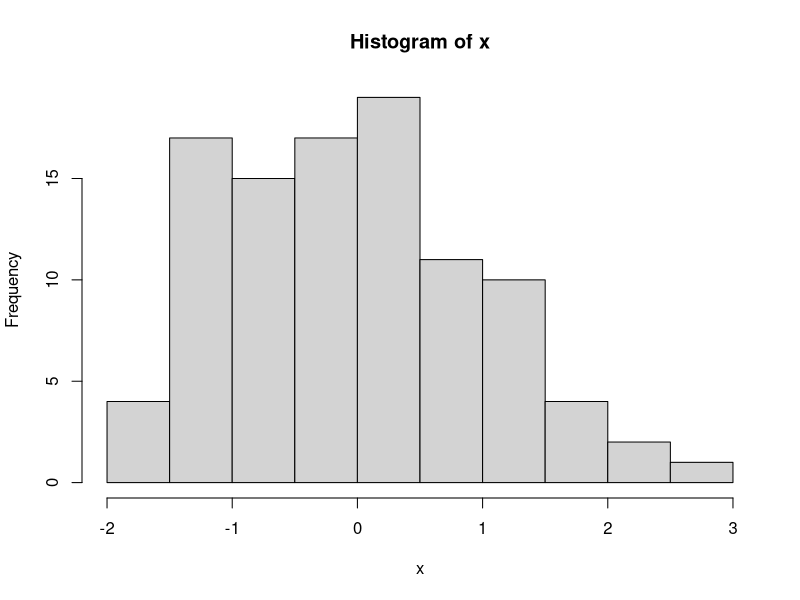
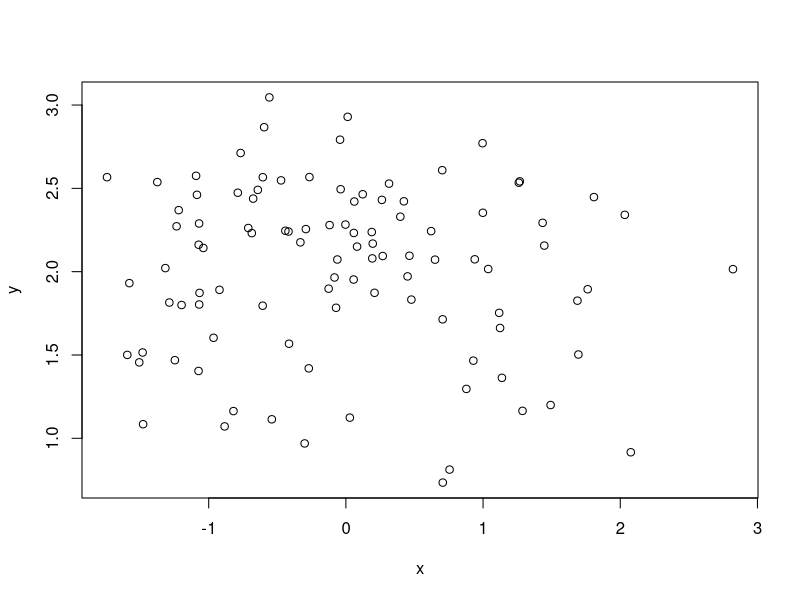

Here is the R script that generated these plots, in order:
## ---- chunk 1
knitr::opts_chunk$set(echo = TRUE)
## ---- chunk 2
x = rnorm(n = 100, mean = 0, sd = 1)   # N(0,1)
y = rnorm(n = 100, mean = 2, sd = 0.5) # N(2, 0.5)
## ---- chunk 3
summary(x)
summary(y)
## ---- chunk 4
hist(x)
## ---- chunk 5
plot(x,y)
## ---- chunk 6
knitr::include_graphics("https://nyu.databrary.org/party/6/avatar")
## ---- chunk 7
summ.x = summary(x)
summ.y = summary(y)
names(summ.x) # Figure out variable names for indexing
